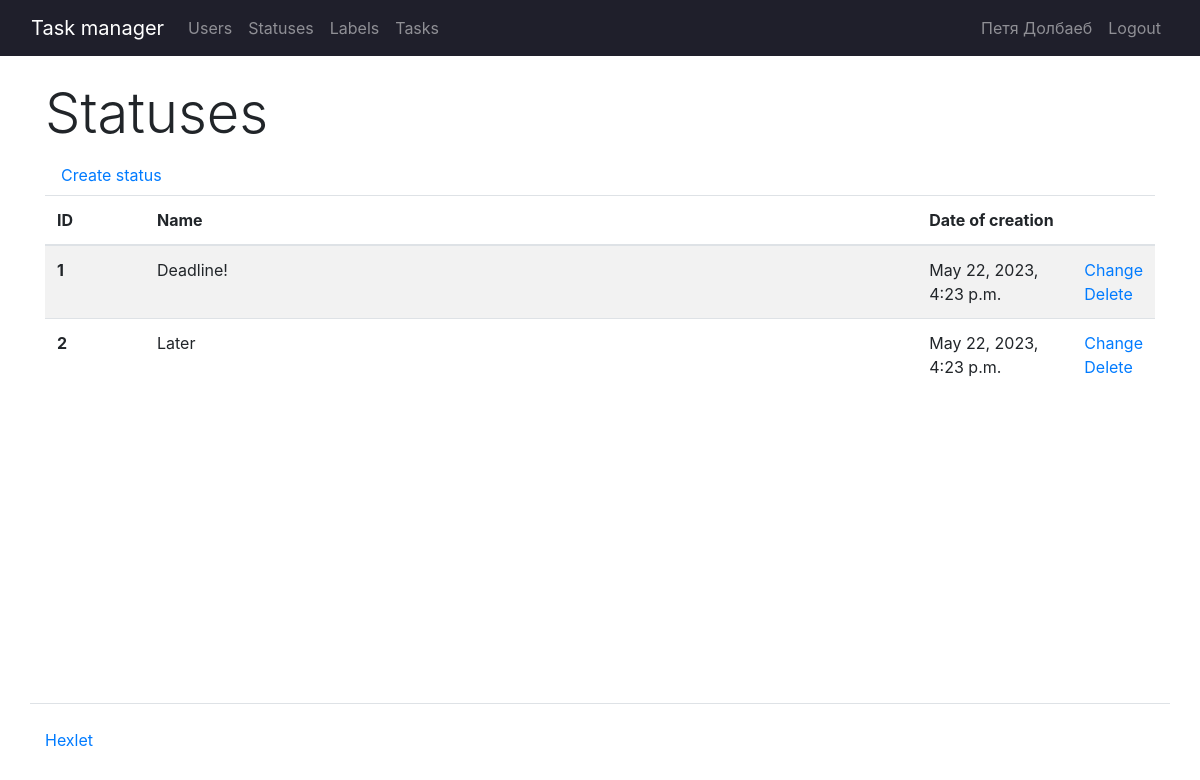
The app's page /statuses/ (signed in), older data.
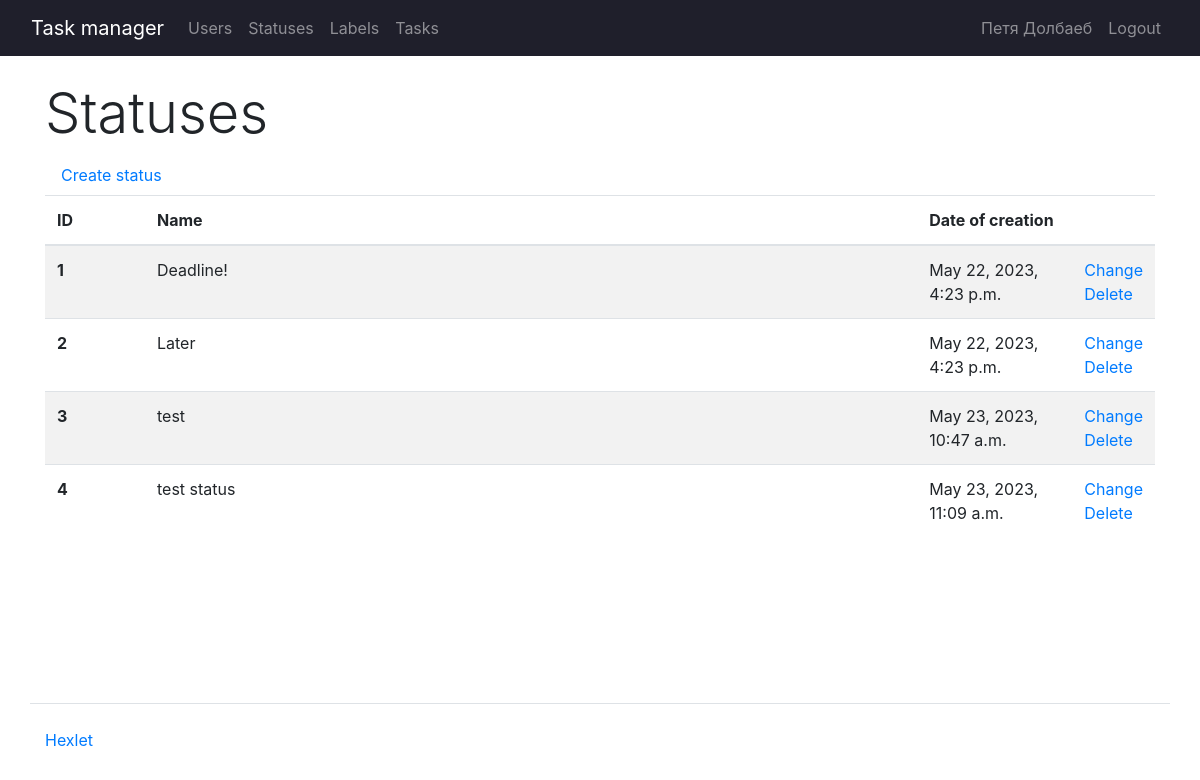
The same page, newer data.
### task_manager/statuses/models.py (models this page shows, shortened)
class Statuses(models.Model):
    name = models.CharField(max_length=255, verbose_name=_("Name"))
    created_at = models.DateTimeField(auto_now_add=True)

### task_manager/statuses/views.py (the view)
# urls.py: path("", StatusesView.as_view(), name="statuses"),
class StatusesView(StatusLoginMixin, View):
    def get(self, request):
        statuses = Statuses.objects.all()
        return render(
            request, "statuses/statuses.html", context={"statuses": statuses})

### task_manager/users/models.py (called while the page is built)
    def __str__(self):
        return f'{self.first_name} {self.last_name}'

### task_manager/templates/statuses/statuses.html
{% extends 'base.html' %}
{% load i18n %}
{% block content %}
      <h1 class="display-4">{% translate "Statuses" %}</h1>
      <a class="nav-link" href="{% url 'create_status' %}">{% translate "Create status" %}</a>
      <table class="table table-striped">
        <thead>
          <tr>
            <th scope="col" style="width: 100px;">ID</th>
            <th scope="col">{% translate "Name" %}</th>
            <th scope="col" style="width: 155px;">{% translate "Date of creation" %}</th>
            <th scope="col" style="width: 15px;"></th>
          </tr>
        </thead>
        <tbody>
            {% for status in statuses %}
            <tr>
              <th scope="row">{{ status.id }}</th>
                <td>{{ status.name }}</td>
                <td>{{ status.created_at }}</td>
                <td>
                    <a href="{% url 'update_status' status.id %}">{% translate "Change" %}</a><br>
                    <a href="{% url 'delete_status' status.id %}" rel="nofollow">{% translate "Delete" %}</a>
                </td>
            </tr>
            {% endfor %}
        </tbody>
      </table>
{% endblock %}

Row changes from the older to the newer data that the page shows:
added Statuses: id "3", name "test", created_at "May 23, 2023, 10:47 a.m."
added Statuses: id "4", name "test status", created_at "May 23, 2023, 11:09 a.m."
